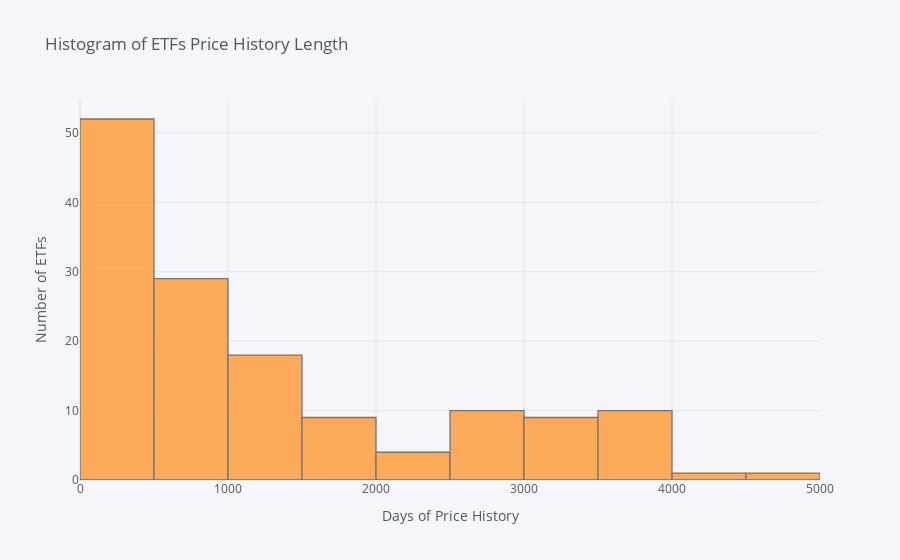

Notebook cell for this chart:
### Code cell
# check the distribution by ETF price history length
count = price.describe().loc['count']
count.iplot(kind='histogram', xTitle='Days of Price History', yTitle='Number of ETFs', 
            title ='Histogram of ETFs Price History Length')

### Figure 1 — Plotly figure (JSON) as saved in the notebook; plotly's stock layout.template omitted (floating-point values rounded to 4 significant figures; data arrays with more than 128 entries replaced by an {"elided": "..."} marker saying what was removed)
{"data": [{"histfunc": "count", "histnorm": "", "marker": {"color": "rgba(255, 153, 51, 1.0)", "line": {"color": "#4D5663", "width": 1.3}}, "name": "count", "opacity": 0.8, "orientation": "v", "type": "histogram", "x": {"elided": "143 int values"}}], "layout": {"barmode": "overlay", "legend": {"bgcolor": "#F5F6F9", "font": {"color": "#4D5663"}}, "paper_bgcolor": "#F5F6F9", "plot_bgcolor": "#F5F6F9", "title": {"font": {"color": "#4D5663"}, "text": "Histogram of ETFs Price History Length"}, "xaxis": {"gridcolor": "#E1E5ED", "showgrid": true, "tickfont": {"color": "#4D5663"}, "title": {"font": {"color": "#4D5663"}, "text": "Days of Price History"}, "zerolinecolor": "#E1E5ED"}, "yaxis": {"gridcolor": "#E1E5ED", "showgrid": true, "tickfont": {"color": "#4D5663"}, "title": {"font": {"color": "#4D5663"}, "text": "Number of ETFs"}, "zerolinecolor": "#E1E5ED"}}}
